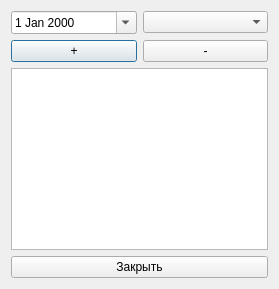
<?xml version="1.0" encoding="UTF-8"?>
<ui version="4.0">
 <class>Dialog</class>
 <widget class="QDialog" name="Dialog">
  <property name="windowModality">
   <enum>Qt::WindowModal</enum>
  </property>
  <property name="geometry">
   <rect>
    <x>0</x>
    <y>0</y>
    <width>279</width>
    <height>289</height>
   </rect>
  </property>
  <property name="windowTitle">
   <string>Замена дней недели</string>
  </property>
  <layout class="QVBoxLayout" name="verticalLayout">
   <item>
    <layout class="QHBoxLayout" name="horizontalLayout">
     <item>
      <widget class="QDateEdit" name="dateEditReplace">
       <property name="calendarPopup">
        <bool>true</bool>
       </property>
      </widget>
     </item>
     <item>
      <widget class="QComboBox" name="comboBoxReplace"/>
     </item>
    </layout>
   </item>
   <item>
    <layout class="QHBoxLayout" name="horizontalLayout_2">
     <item>
      <widget class="QPushButton" name="pushButtonAddReplace">
       <property name="text">
        <string>+</string>
       </property>
      </widget>
     </item>
     <item>
      <widget class="QPushButton" name="pushButtonDeleteReplace">
       <property name="text">
        <string>-</string>
       </property>
      </widget>
     </item>
    </layout>
   </item>
   <item>
    <widget class="QListWidget" name="listWidgetReplace"/>
   </item>
   <item>
    <widget class="QPushButton" name="pushButton_3">
     <property name="text">
      <string>Закрыть</string>
     </property>
    </widget>
   </item>
  </layout>
 </widget>
 <resources/>
 <connections>
  <connection>
   <sender>pushButton_3</sender>
   <signal>clicked()</signal>
   <receiver>Dialog</receiver>
   <slot>close()</slot>
   <hints>
    <hint type="sourcelabel">
     <x>127</x>
     <y>325</y>
    </hint>
    <hint type="destinationlabel">
     <x>127</x>
     <y>174</y>
    </hint>
   </hints>
  </connection>
 </connections>
</ui>
